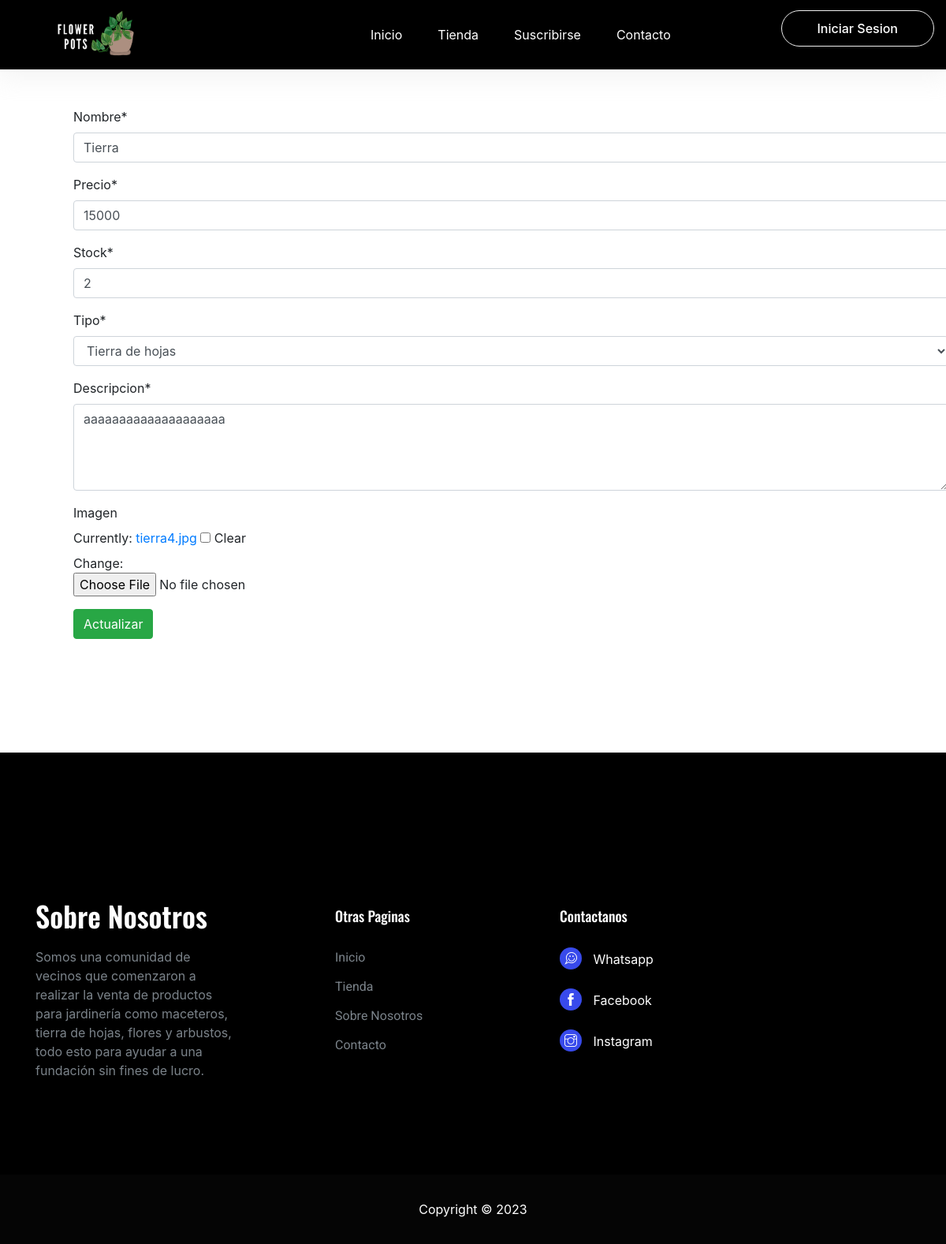
/update/33/, run on the app's committed database.
### core/models.py (models this page shows, shortened)
class Producto(models.Model):
    nombre = models.CharField(max_length=50)
    precio = models.IntegerField()
    stock = models.PositiveIntegerField()
    tipo = models.ForeignKey(TipoProducto, on_delete=models.CASCADE)
    descripcion = models.CharField(max_length=250)
    imagen = models.ImageField(null=True,blank=True)
    created_at = models.DateTimeField(auto_now_add=True)
    updated_at = models.DateTimeField(auto_now=True)

class TipoProducto(models.Model):
    descripcion = models.CharField(max_length=50)
    created_at = models.DateTimeField(auto_now_add=True)
    updated_at = models.DateTimeField(auto_now=True)
    def __str__(self):
        return self.descripcion

### core/views.py (the view)
# urls.py: path('update/<id>/', update, name="update"),
def update(request, id):
    producto = Producto.objects.get(id=id) #buscamos un producto por su id (primer campo base de datos y el otro es nuestro)
    data = {
        'form' : ProductoForm(instance=producto) #Carga la info en el formulario
    }
    if request.method == 'POST':
        formulario = ProductoForm(data=request.POST, instance=producto, files=request.FILES)
        if formulario.is_valid():
            formulario.save() #Commit, update
            messages.success(request, "Producto modificado correctamente")
            data['form'] = formulario #actualizar visualmente el formulario
    return render(request,'core/update-product.html',data)

### core/forms.py
class ProductoForm(ModelForm):
    nombre = forms.CharField(widget=forms.TextInput(attrs={"placeholder":"Ingrese Nombre"}))
    precio = forms.IntegerField(min_value=0,widget=forms.NumberInput(attrs={"placeholder":"Ingrese Precio"}))
    stock = forms.IntegerField(min_value=0,widget=forms.NumberInput(attrs={"placeholder":"Ingrese Stock"}))
    descripcion = forms.CharField(min_length=10,max_length=200,widget=forms.Textarea(attrs={"rows":4}))
    class Meta:
        model = Producto
        fields = '__all__'

### core/templates/core/update-product.html (shortened to what this page needs)
{% extends 'core/base.html' %}
{% load static %}
{% load crispy_forms_tags %}
{% block contenido %}
<div class="container">
    <div class="row">
        <div class="col-12 m-5">
            <form action="" method="POST">
                <table>
                    {{ form | crispy}}
                </table>
                <input type="submit" class="btn btn-success" value="Actualizar">
            </form>
            <br><br><br><br>
        </div>
    </div>
</div>
{% endblock %}

### data on the page
Producto: nombre "Tierra", precio "15000", stock "2", tipo "Tierra de hojas"
TipoProducto: descripcion "aaaaaaaaaaaaaaaaaaaa"
